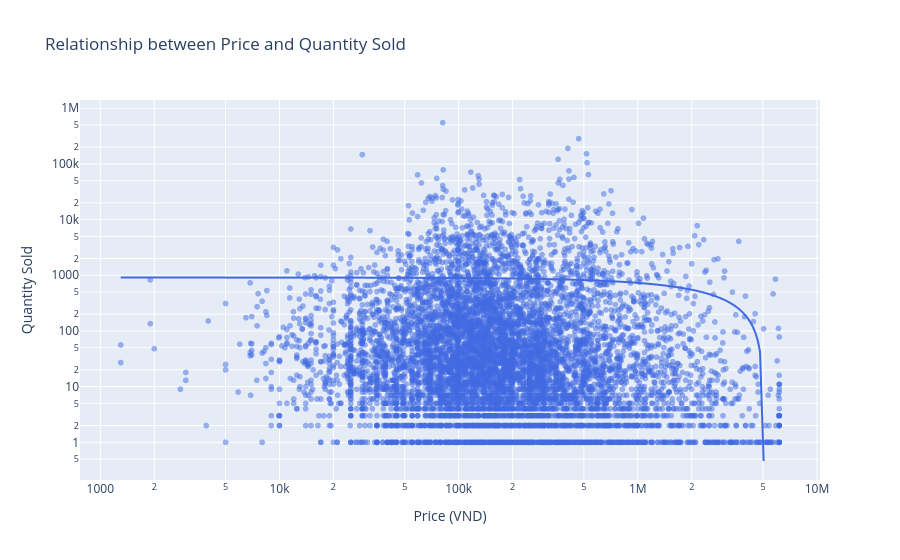

Notebook cell for this chart:
### Markdown cell above
### **5.2. Correlation between Price and Sales (Tiki)**

**Câu hỏi:** Mức giá có ảnh hưởng trực tiếp đến số lượng sản phẩm bán ra như thế nào?

**Phương pháp:** Sử dụng Scatter Plot kết hợp đường OLS để phân tích mối quan hệ giữa `price` và `quantity_sold`. Dữ liệu được lọc chỉ bao gồm Tiki vì eBay trong tập dữ liệu này không cung cấp số lượng bán cụ thể.

### Code cell
if 'price' in df.columns and 'quantity_sold' in df.columns:
    df_tiki_sales = df[df['quantity_sold'].notna() & (df['quantity_sold'] > 0)]

    fig2 = px.scatter(df_tiki_sales, x='price', y='quantity_sold',
                     title='Relationship between Price and Quantity Sold',
                     labels={'price': 'Price (VND)', 'quantity_sold': 'Quantity Sold'},
                     log_x=True, log_y=True, opacity=0.5, trendline='ols')
    fig2.update_traces(marker=dict(color='royalblue'))
    fig2.show()

### Figure 1 — Plotly figure (JSON) as saved in the notebook; plotly's stock layout.template omitted (floating-point values rounded to 4 significant figures; data arrays with more than 128 entries replaced by an {"elided": "..."} marker saying what was removed)
{"data": [{"hovertemplate": "Price (VND)=%{x}<br>Quantity Sold=%{y}<extra></extra>", "legendgroup": "", "marker": {"color": "royalblue", "opacity": 0.5, "symbol": "circle"}, "mode": "markers", "name": "", "showlegend": false, "type": "scattergl", "x": {"elided": "8278 float values"}, "xaxis": "x", "y": {"elided": "8278 float values"}, "yaxis": "y"}, {"hovertemplate": "<b>OLS trendline</b><br>quantity_sold = -0.000180644 * price + 910.909<br>R<sup>2</sup>=0.000253<br><br>Price (VND)=%{x}<br>Quantity Sold=%{y} <b>(trend)</b><extra></extra>", "legendgroup": "", "marker": {"color": "royalblue", "symbol": "circle"}, "mode": "lines", "name": "", "showlegend": false, "type": "scattergl", "x": {"elided": "8278 float values"}, "xaxis": "x", "y": {"elided": "8278 float values"}, "yaxis": "y"}], "layout": {"legend": {"tracegroupgap": 0}, "title": {"text": "Relationship between Price and Quantity Sold"}, "xaxis": {"anchor": "y", "domain": [0, 1], "title": {"text": "Price (VND)"}, "type": "log"}, "yaxis": {"anchor": "x", "domain": [0, 1], "title": {"text": "Quantity Sold"}, "type": "log"}}}
